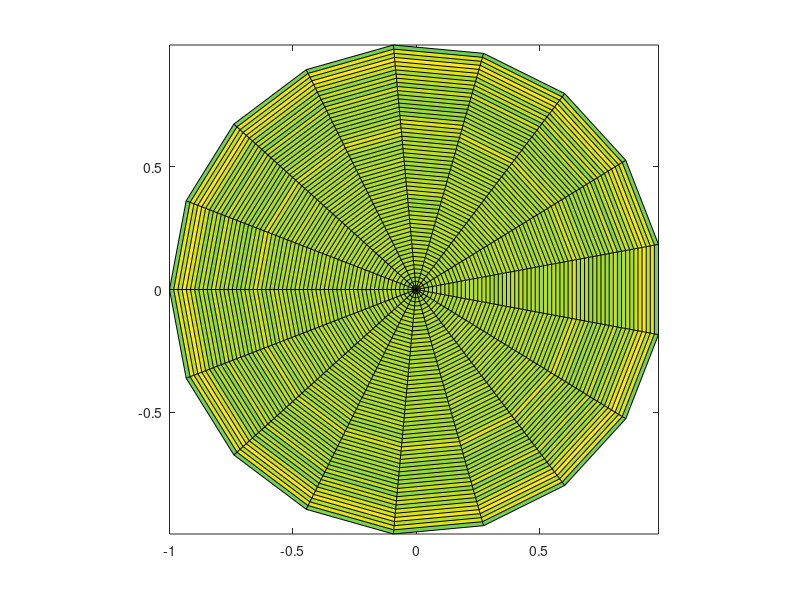

MATLAB code for this plot:
load TDMeasurements.mat
NumSpaceSamples = 18;

TimeDomain = TDMeasurements;

TruncatedLength = 60;


figure

n=TruncatedLength-1;
r = (0:n)'/n;
theta = linspace(-pi,pi,NumSpaceSamples);
X = r*cos(theta);
Y = r*sin(theta);

NewMap = zeros(NumSpaceSamples,TruncatedLength);

NewMap(:,1:5) = 1;

pcolor(X,Y,(fliplr(TimeDomain(:,1:TruncatedLength)))');
axis square

